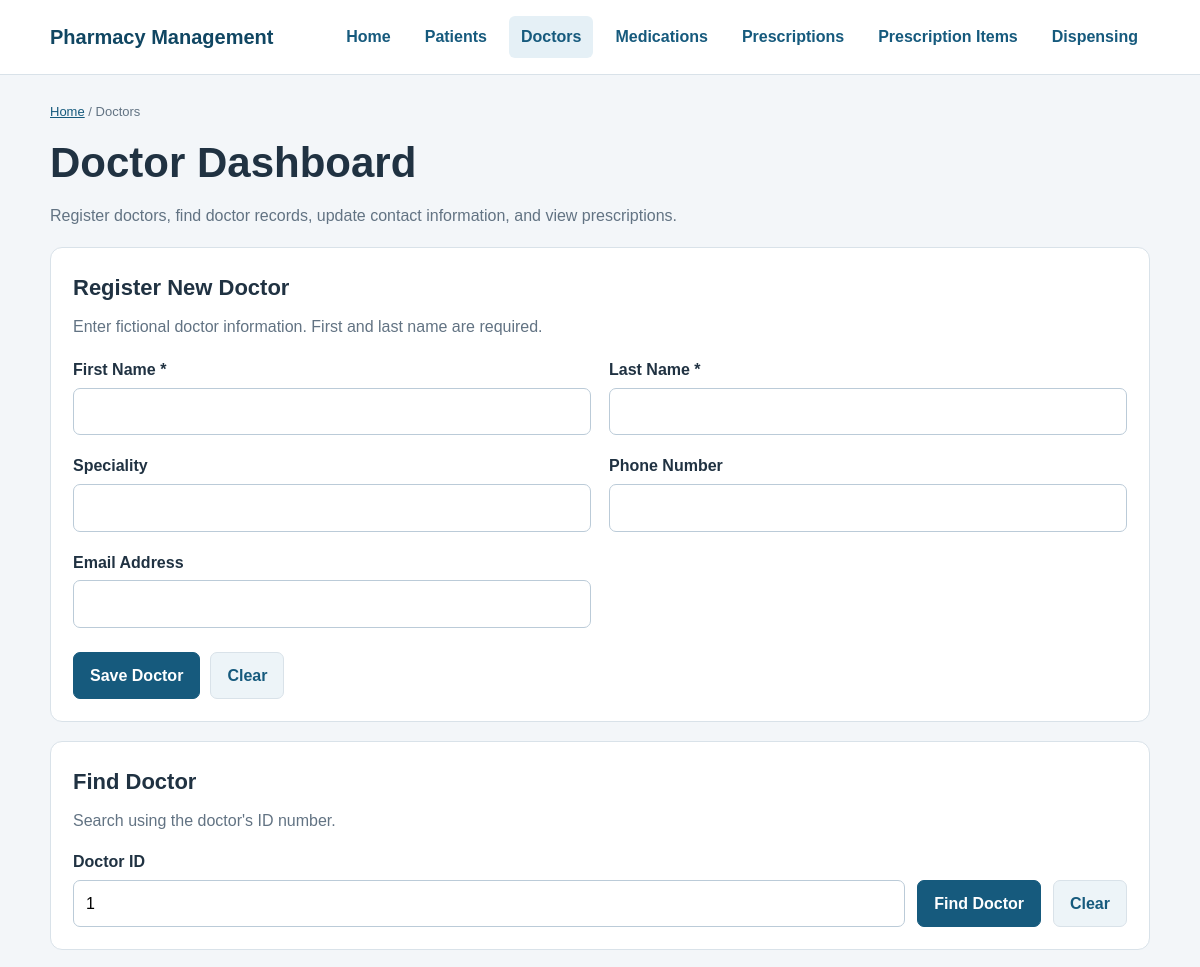
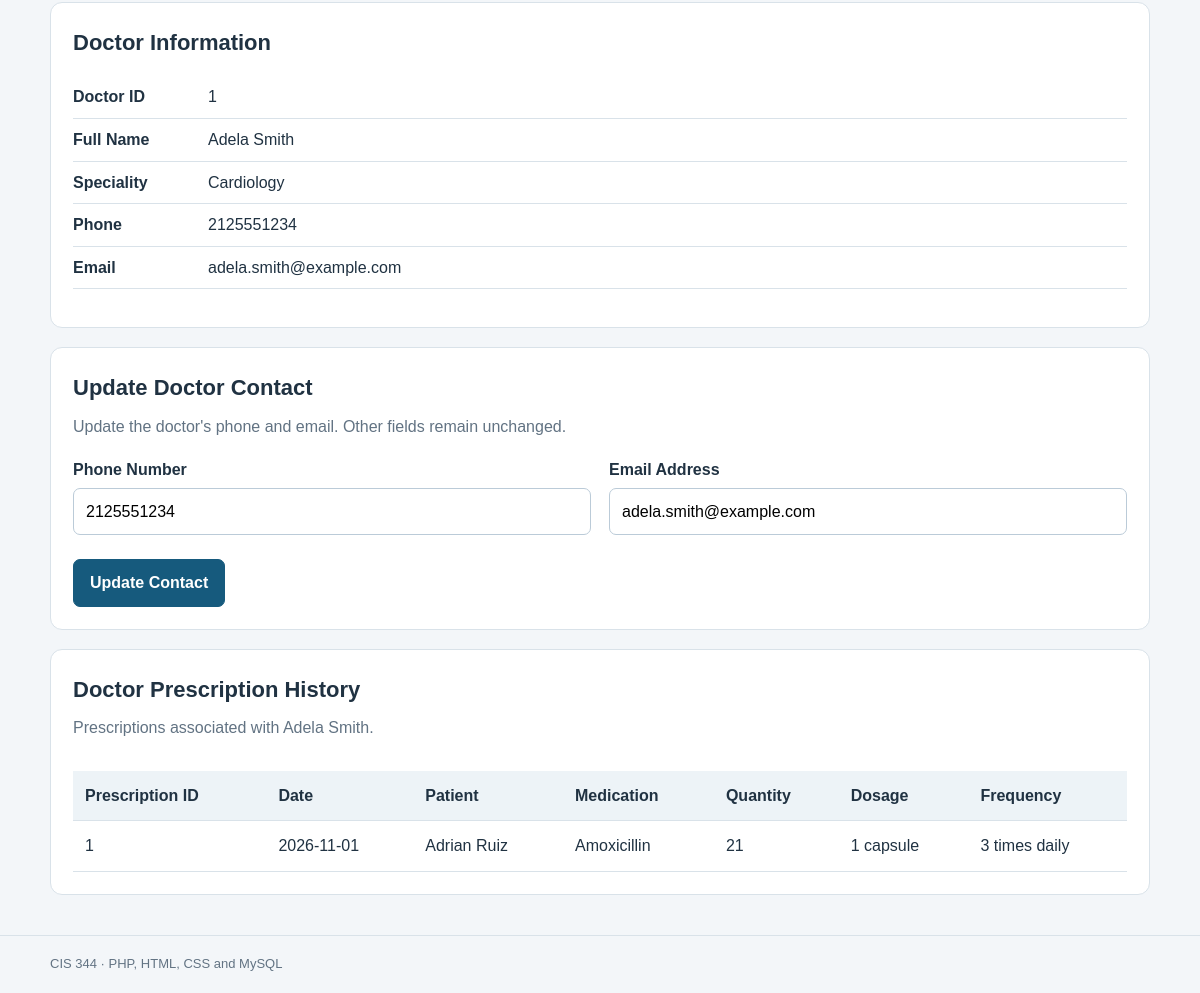
/pharmacy-prescription-mgmt/public/doctors.php?id=1, run on the app's committed database (2 pictures, top to bottom).
### tables this page shows
CREATE TABLE doctors (
    doctor_id INT AUTO_INCREMENT PRIMARY KEY,
    first_name VARCHAR(50) NOT NULL,
    last_name VARCHAR(50) NOT NULL,
    speciality VARCHAR(50),
    phone VARCHAR(20),
    email VARCHAR(100)
);

CREATE TABLE prescriptions (
    prescription_id INT AUTO_INCREMENT PRIMARY KEY,
    patient_id INT NOT NULL,
    doctor_id INT NOT NULL,
    prescription_date DATE NOT NULL,
    FOREIGN KEY (patient_id) REFERENCES patients(patient_id),
    FOREIGN KEY (doctor_id) REFERENCES doctors(doctor_id)
);

CREATE TABLE medication (
    medication_id INT AUTO_INCREMENT PRIMARY KEY,
    medication_name VARCHAR(100) NOT NULL,
    strength VARCHAR(50),
    form VARCHAR(50),
    stock_quantity INT NOT NULL DEFAULT 0,
    CHECK (stock_quantity >= 0)
);

CREATE TABLE prescription_items (
    item_id INT AUTO_INCREMENT PRIMARY KEY,
    prescription_id INT NOT NULL,
    medication_id INT NOT NULL,
    quantity INT NOT NULL,
    dosage VARCHAR(50) NOT NULL,
    frequency VARCHAR(50) NOT NULL,
    duration_days INT NOT NULL,
    refills_allowed INT NOT NULL DEFAULT 0,
    FOREIGN KEY (prescription_id) REFERENCES prescriptions(prescription_id),
    FOREIGN KEY (medication_id) REFERENCES medication(medication_id),
    CHECK (quantity > 0),
    CHECK (duration_days > 0),
    CHECK (refills_allowed >= 0)
);

### pharmacy-prescription-mgmt/public/doctors.php (the view, shortened to what the rows shown need)
<?php
require_once __DIR__ . '/../app/Doctor.php';
function doctorHtml(mixed $value): string
{
    return htmlspecialchars(
        (string) ($value ?? ''),
        ENT_QUOTES | ENT_SUBSTITUTE,
        'UTF-8'
    );
}
function validDoctorId(mixed $value): ?int
{
    $id = filter_var(
        $value,
        FILTER_VALIDATE_INT,
        ['options' => ['min_range' => 1]]
    );
    return $id === false ? null : (int) $id;
}
$errors = [];
$doctor = null;
$history = [];
$selectedId = null;
if (isset($_GET['id'])) {
    $selectedId = validDoctorId($_GET['id']);
}
if ($selectedId !== null) {
    try {
        $connection = (new Database())->getConnection();
        $doctor = Doctor::findById(
            $connection,
            $selectedId
        );
        if ($doctor === null) {
            $errors[] = 'No doctor found with that ID.';
        } else {
            $history = $doctor->getPrescriptions();
        }
    } catch (Throwable $error) {
        error_log($error->getMessage());
        $errors[] = 'Unable to load doctor records.';
    }
}
?>
<!DOCTYPE html>
<html lang="en">
<head>
    <link rel="stylesheet" href="css/style.css">
</head>
<body>
<main class="container page-content">
    <h1>Doctor Dashboard</h1>
    <section class="panel">
        <h2>Register New Doctor</h2>
    </section>
    <section class="panel">
        <h2>Find Doctor</h2>
    </section>
    <?php if ($doctor !== null): ?>
        <section class="panel">
            <h2>Doctor Information</h2>
            <dl class="details-list">
                <div>
                    <dt>Doctor ID</dt>
                    <dd>
                        <?= doctorHtml(
                            $doctor->getDoctorId()
                        ) ?>
                    </dd>
                </div>
                <div>
                    <dt>Full Name</dt>
                    <dd>
                        <?= doctorHtml(
                            $doctor->getFullName()
                        ) ?>
                    </dd>
                </div>
                <div>
                    <dt>Speciality</dt>
                    <dd>
                        <?= doctorHtml(
                            $doctor->getSpeciality()
                            ?? 'Not provided'
                        ) ?>
                    </dd>
                </div>
                <div>
                    <dt>Phone</dt>
                    <dd>
                        <?= doctorHtml(
                            $doctor->getPhone()
                            ?? 'Not provided'
                        ) ?>
                    </dd>
                </div>
                <div>
                    <dt>Email</dt>
                    <dd>
                        <?= doctorHtml(
                            $doctor->getEmail()
                            ?? 'Not provided'
                        ) ?>
                    </dd>
                </div>
            </dl>
        </section>
        <section class="panel">
            <h2>Update Doctor Contact</h2>
            <p class="muted">
                Update the doctor's phone and email.
                Other fields remain unchanged.
            </p>
            <form
                method="post"
                action="doctors.php"
            >
                <div class="form-grid">
                    <div class="form-field">
                        <label for="edit_phone">
                            Phone Number
                        </label>
                        <input
                            type="tel"
                            id="edit_phone"
                            name="phone"
                            maxlength="20"
                            value="<?= doctorHtml(
                                $doctor->getPhone() ?? ''
                            ) ?>"
                        >
                    </div>
                    <div class="form-field">
                        <label for="edit_email">
                            Email Address
                        </label>
                        <input
                            type="email"
                            id="edit_email"
                            name="email"
                            maxlength="100"
                            value="<?= doctorHtml(
                                $doctor->getEmail() ?? ''
                            ) ?>"
                        >
                    </div>
                </div>
                <button
                    type="submit"
                    class="button button-primary">
                    Update Contact
                </button>
            </form>
        </section>
        <section class="panel">
            <h2>Doctor Prescription History</h2>
            <p class="muted">
                Prescriptions associated with
                <?= doctorHtml($doctor->getFullName()) ?>.
            </p>
            <div class="table-scroll">
                <table>
                    <thead>
                        <tr>
                            <th scope="col">Prescription ID</th>
                            <th scope="col">Date</th>
                            <th scope="col">Patient</th>
                            <th scope="col">Medication</th>
                            <th scope="col">Quantity</th>
                            <th scope="col">Dosage</th>
                            <th scope="col">Frequency</th>
                        </tr>
                    </thead>
                    <tbody>
                    <?php if ($history === []): ?>
                        <tr>
                            <td colspan="7">
                                No prescription history found.
                            </td>
                        </tr>
                    <?php else: ?>
                        <?php foreach ($history as $item): ?>
                            <tr>
                                <td>
                                    <?= doctorHtml(
                                        $item['prescription_id'] ?? ''
                                    ) ?>
                                </td>
                                <td>
                                    <?= doctorHtml(
                                        $item['prescription_date'] ?? ''
                                    ) ?>
                                </td>
                                <td>
                                    <?= doctorHtml(
                                        $item['patient_name'] ?? ''
                                    ) ?>
                                </td>
                                <td>
                                    <?= doctorHtml(
                                        $item['medication_name'] ?? ''
                                    ) ?>
                                </td>
                                <td>
                                    <?= doctorHtml(
                                        $item['quantity'] ?? '-'
                                    ) ?>
                                </td>
                                <td>
                                    <?= doctorHtml(
                                        $item['dosage'] ?? '-'
                                    ) ?>
                                </td>
                                <td>
                                    <?= doctorHtml(
                                        $item['frequency'] ?? '-'
                                    ) ?>
                                </td>
                            </tr>
                        <?php endforeach; ?>
                    <?php endif; ?>
                    </tbody>
                </table>
            </div>
        </section>
    <?php endif; ?>
</main>
</body>
</html>

### data on the page
doctors: doctor_id "1", first_name+last_name "Adela Smith", speciality "Cardiology", phone "2125551234", email "adela.smith@example.com", doctorHtml($doctor->getFullName()) "Adela Smith"
prescriptions: prescription_id "1", prescription_date "2026-11-01", patient_name "Adrian Ruiz", medication.medication_name "Amoxicillin", prescription_items.quantity "21", prescription_items.dosage "1 capsule", prescription_items.frequency "3 times daily"
